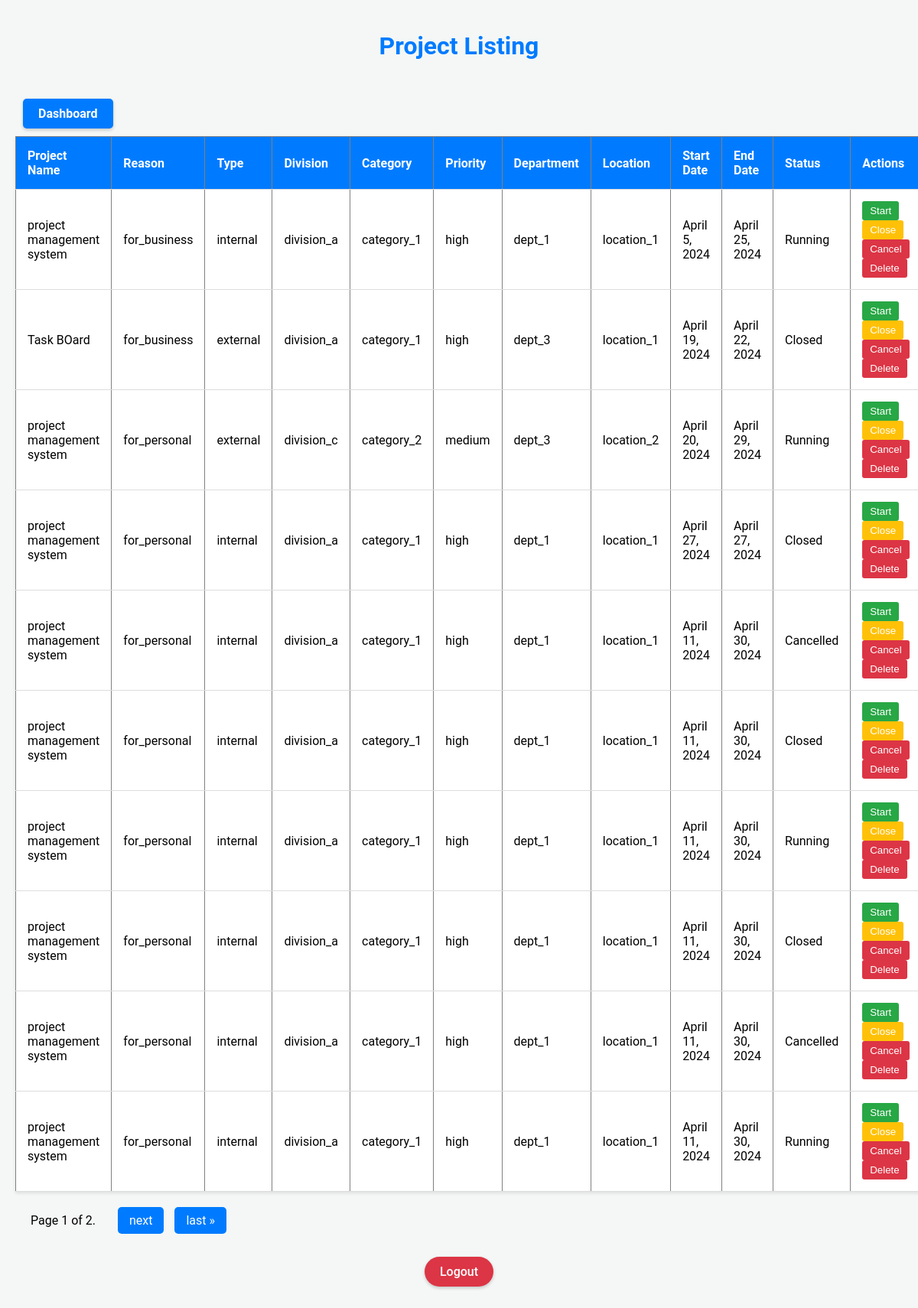
The app's page /success/ (signed in) with its own data.
### app/models.py (models this page shows)
class Project(models.Model):
    STATUS_CHOICES = (
        ('registered', 'Registered'),
        ('in Progress', 'In Progress'),
        ('completed', 'Completed'),
    )
    user = models.ForeignKey(User, on_delete=models.CASCADE, related_name='projects', null=True)
    project_name = models.CharField(max_length=100)
    reason = models.CharField(max_length=255)
    type = models.CharField(max_length=50)
    division = models.CharField(max_length=50)
    category = models.CharField(max_length=50)
    priority = models.CharField(max_length=50)
    department = models.CharField(max_length=50)
    start_date = models.DateField()
    end_date = models.DateField()
    location = models.CharField(max_length=100)
    status = models.CharField(max_length=20, choices=STATUS_CHOICES, default='registered')

### app/views.py (the view)
# urls.py: path('success/', project_success, name='project_success'),
def project_success(request):
    if not request.user.is_authenticated:
        return redirect('login')
    project_list = Project.objects.filter(user=request.user)
    paginator = Paginator(project_list, 10)
    page = request.GET.get('page')
    try:
        projects = paginator.page(page)
    except PageNotAnInteger:
        projects = paginator.page(1)
    except EmptyPage:
        projects = paginator.page(paginator.num_pages)
    return render(request, 'success.html', {'projects': projects})

### templates/success.html (shortened to what this page needs)
<!DOCTYPE html>
{% load static %}
<html lang="en">
<head>
    <link rel="stylesheet" href="{% static 'success.css' %}">
</head>
<body>
    <h1>Project Listing</h1>
    <a href="{% url 'dashboard' %}" class="dashboard-button">Dashboard</a>
    <table border="1">
        <thead>
            <tr>
                <th>Project Name</th>
                <th>Reason</th>
                <th>Type</th>
                <th>Division</th>
                <th>Category</th>
                <th>Priority</th>
                <th>Department</th>
                <th>Location</th>
                <th>Start Date</th>
                <th>End Date</th>
                <th>Status</th>
                <th>Actions</th>
            </tr>
        </thead>
        <tbody>
            {% for project in projects %}
            <tr id="row-{{ project.id }}">
                <td>{{ project.project_name }}</td>
                <td>{{ project.reason }}</td>
                <td>{{ project.type }}</td>
                <td>{{ project.division }}</td>
                <td>{{ project.category }}</td>
                <td>{{ project.priority }}</td>
                <td>{{ project.department }}</td>
                <td>{{ project.location }}</td>
                <td>{{ project.start_date }}</td>
                <td>{{ project.end_date }}</td>
                <td id="status-{{ project.id }}">{{ project.get_status_display }}</td>
                <td>
                    <button class="status-button" data-status="start" data-project-id="{{ project.id }}">Start</button>
                    <button class="status-button" data-status="close" data-project-id="{{ project.id }}">Close</button>
                    <button class="status-button" data-status="cancel" data-project-id="{{ project.id }}">Cancel</button>
                    <button class="delete-button" data-project-id="{{ project.id }}">Delete</button>
                </td>
            </tr>
            {% empty %}
            <tr>
                <td colspan="11">No projects found.</td>
            </tr>
            {% endfor %}
        </tbody>
    </table>
<div>
    <span class="step-links">
        <span class="current">
            Page {{ projects.number }} of {{ projects.paginator.num_pages }}.
        </span>
        {% if projects.has_next %}
            <a href="?page={{ projects.next_page_number }}">next</a>
            <a href="?page={{ projects.paginator.num_pages }}">last &raquo;</a>
        {% endif %}
    </span>
</div>
        <div class="auth-links">
            {% if request.user.is_authenticated %}
                <a href="{% url 'logout' %}" class="auth-button logout">Logout</a>
            {% else %}
                <a href="{% url 'login' %}" class="auth-button login">Log In</a>
            {% endif %}
        </div>
</body>
</html>

### static/success.css (style rules this page uses)
body { font-family: 'Roboto', sans-serif; background-color: #f4f7f6; margin: 0; padding: 20px; }
h1 { color: #007bff; text-align: center; margin-bottom: 40px; }
table { width: 100%; border-collapse: collapse; background-color: white; box-shadow: 0 2px 4px rgba(0, 0, 0, 0.1); margin-bottom: 20px; }
thead { background-color: #007bff; color: white; }
th, td { text-align: left; padding: 15px; border-bottom: 1px solid #ddd; }
th:first-child, td:first-child { border-left: none; }
th:last-child, td:last-child { border-right: none; }
.status-button, .delete-button { padding: 5px 10px; border: none; border-radius: 3px; cursor: pointer; }
.status-button { color: #fff; background-color: #28a745; margin-right: 5px; }
.status-button[data-status="close"] { background-color: #ffc107; }
.status-button[data-status="cancel"], .delete-button { background-color: #dc3545; }
.delete-button { background-color: #dc3545; color: white; }
.step-links { text-align: center; margin-top: 20px; }
.step-links a { text-decoration: none; display: inline-block; padding: 8px 15px; background: #007bff; color: white; border-radius: 5px; margin: 0 5px; }
.current { display: inline-block; padding: 8px 15px; margin: 0 5px; }
.dashboard-button { padding: 10px 20px; background-color: #007bff; color: white; text-decoration: none; border-radius: 5px; border: none; cursor: pointer; font-weight: bold; transition: all 0.3s ease; box-shadow: 0 2px 4px rgba(0, 0, 0, 0.2); display: inline-block; margin: 10px; }
.auth-links { text-align: center; margin-top: 20px; }
.auth-button { padding: 10px 20px; border-radius: 20px; text-decoration: none; color: white; font-size: 16px; font-weight: 500; transition: background-color 0.3s ease; box-shadow: 0 2px 4px rgba(0, 0, 0, 0.2); display: inline-block; margin: 10px; }
.logout { background-color: #dc3545; }

### records on screen
Project: project_name "project management system", reason "for_business", type "internal", division "division_a", category "category_1", priority "high", department "dept_1", location "location_1", start_date "April 5, 2024", end_date "April 25, 2024", status "Running"
Project: project_name "Task BOard", reason "for_business", type "external", division "division_a", category "category_1", priority "high", department "dept_3", location "location_1", start_date "April 19, 2024", end_date "April 22, 2024", status "Closed"
Project: project_name "project management system", reason "for_personal", type "external", division "division_c", category "category_2", priority "medium", department "dept_3", location "location_2", start_date "April 20, 2024", end_date "April 29, 2024", status "Running"
Project: project_name "project management system", reason "for_personal", type "internal", division "division_a", category "category_1", priority "high", department "dept_1", location "location_1", start_date "April 27, 2024", end_date "April 27, 2024", status "Closed"
Project: project_name "project management system", reason "for_personal", type "internal", division "division_a", category "category_1", priority "high", department "dept_1", location "location_1", start_date "April 11, 2024", end_date "April 30, 2024", status "Cancelled"
Project: project_name "project management system", reason "for_personal", type "internal", division "division_a", category "category_1", priority "high", department "dept_1", location "location_1", start_date "April 11, 2024", end_date "April 30, 2024", status "Closed"
Project: project_name "project management system", reason "for_personal", type "internal", division "division_a", category "category_1", priority "high", department "dept_1", location "location_1", start_date "April 11, 2024", end_date "April 30, 2024", status "Running"
Project: project_name "project management system", reason "for_personal", type "internal", division "division_a", category "category_1", priority "high", department "dept_1", location "location_1", start_date "April 11, 2024", end_date "April 30, 2024", status "Closed"
Project: project_name "project management system", reason "for_personal", type "internal", division "division_a", category "category_1", priority "high", department "dept_1", location "location_1", start_date "April 11, 2024", end_date "April 30, 2024", status "Cancelled"
Project: project_name "project management system", reason "for_personal", type "internal", division "division_a", category "category_1", priority "high", department "dept_1", location "location_1", start_date "April 11, 2024", end_date "April 30, 2024", status "Running"

### other values on screen
{{ projects.number }} "1"
{{ projects.paginator.num_pages }} "2"
